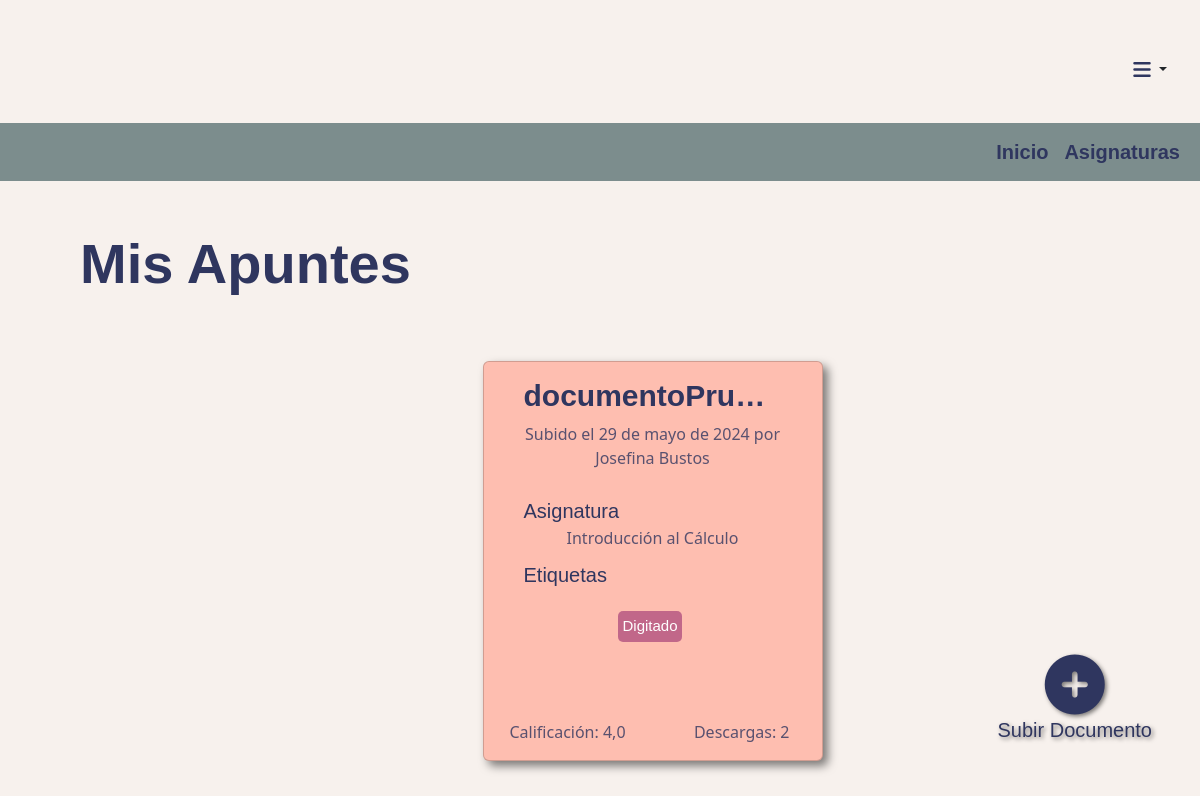
The page /misApuntes/ (signed in) on the database as committed earlier.
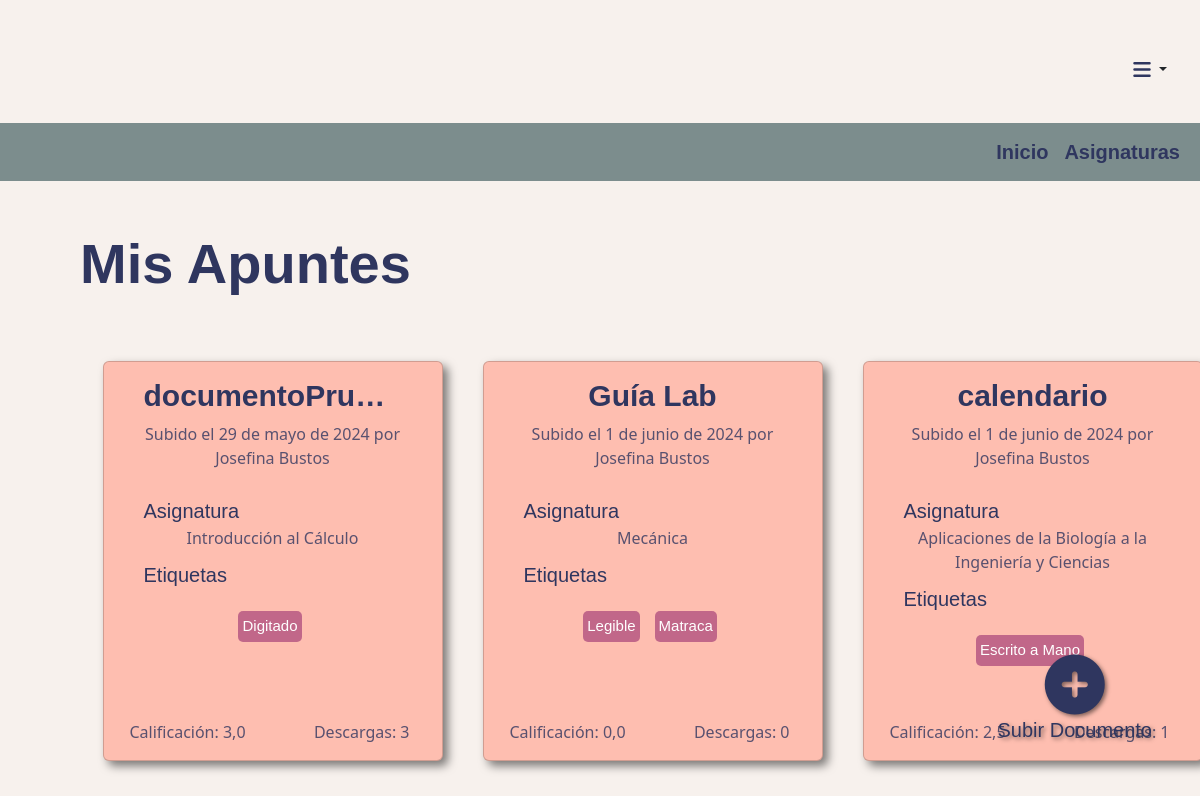
The same page on the database as committed later.
### catalog/models.py (models this page shows, shortened)
class Documentos(models.Model):
    id_documento = models.AutoField(primary_key=True)
    titulo = models.CharField(max_length=50)
    id_usuario = models.ForeignKey(
        Account, on_delete=models.SET_NULL, null=True)
    fecha_subida = models.DateField()
    id_tipo_material = models.ForeignKey(
        TiposMaterial, on_delete=models.SET_NULL, null=True)
    id_asignaturas = models.ForeignKey(
        Asignaturas, on_delete=models.SET_NULL, null=True)
    profesor = models.ForeignKey(
        Profesores, on_delete=models.SET_NULL, null=True)
    archivo = models.FileField(upload_to=change_file_name)
    calificacion = models.FloatField()
    num_calificaciones = models.IntegerField(default=0)
    cantidad_descargas = models.IntegerField()
    etiquetas = models.ManyToManyField(Etiquetas)
    calificaciones_usuarios = JSONField(default=dict)
    class Meta:
        verbose_name = 'Documento'
        verbose_name_plural = 'Documentos'

class Account(AbstractBaseUser):
    id_usuario = models.AutoField(primary_key=True)
    nombre = models.CharField(max_length=20)
    apellido = models.CharField(max_length=20)
    correo = models.EmailField(unique=True)
    fecha_nacimiento = models.DateField()
    fecha_ingreso = models.DateField()
    favoritos = models.ManyToManyField('Documentos', null=True, blank=True)
    is_admin = models.BooleanField(default=False)
    is_active = models.BooleanField(default=True)
    is_staff = models.BooleanField(default=False)
    is_superuser = models.BooleanField(default=False)
    objects = UserManager()
    USERNAME_FIELD = 'correo'
    REQUIRED_FIELDS = ['nombre', 'apellido',
                       'fecha_nacimiento', 'fecha_ingreso']
    class Meta:
        verbose_name = 'Usuario'
        verbose_name_plural = 'Usuarios'
    def __str__(self):
        return self.nombre + ' ' + self.apellido

class Asignaturas(models.Model):
    id_asignatura = models.AutoField(primary_key=True)
    nombre = models.CharField(max_length=100)
    codigo_curso = models.CharField(max_length=7)
    class Meta:
        verbose_name = 'Asignatura'
        verbose_name_plural = 'Asignaturas'
    def __str__(self):
        return self.nombre

class Etiquetas(models.Model):
    id_etiqueta = models.AutoField(primary_key=True)
    nombre = models.CharField(max_length=50)
    class Meta:
        verbose_name = 'Etiqueta'
        verbose_name_plural = 'Etiquetas'

### catalog/views.py (the view)
# urls.py: path('misApuntes/', views.misApuntes, name='misApuntes'),
def misApuntes(request):
    user = request.user
    documentos_user = Documentos.objects.filter(id_usuario=user)
    favoritos = user.favoritos.all()
    lista_documentos = list(divide_by_chunks(documentos_user, 3))
    return render(request, 'misApuntes.html', {'favoritos': favoritos, 'documentos': lista_documentos})

### catalog/views.py (called while the page is built)
def divide_by_chunks(lista, n):
    for i in range(0, len(lista), n):
        yield lista[i:i + n]

### templates/misApuntes.html (shortened to what this page needs)
{%extends "navbar.html"%}{% load static %} {% block content %}
<h2 class="barlow-extrabold" style="font-size: 56px; padding: 49px 0 49px 80px">
  Mis Apuntes
</h2>
{% if user.is_authenticated %} {% if documentos %}
<div class="container">
  {% for elementos in documentos %} {% if forloop.first %}
  <div class="row">
    {% for elemento in elementos %}
    <div class="col-3" style="float: none; margin: 0 auto">
      <a href="{% url 'Post' elemento.id_documento %}" class="btn">
        <div class="card">
          <div class="card-body">
            <h5 class="card-title barlow-semibold">{{elemento.titulo}}</h5>
            <p class="card-text">
              Subido el {{elemento.fecha_subida}} por {{elemento.id_usuario}}
            </p>
            <div>
              <div class="barlow-medium card-minititles">Asignatura</div>
              <div class="card-text">{{elemento.id_asignaturas}}</div>
            </div>
            <div>
              <p class="barlow-medium card-minititles">Etiquetas</p>
              <div class="card-tags">
                {% for etiqueta in elemento.etiquetas.all|slice:":4" %}
                <span class="tag-bg">{{ etiqueta.nombre }}</span>
                {% endfor %}
              </div>
            </div>
            <div class="card-text card-text-final">
              <div>Calificación: {{ elemento.calificacion }}</div>
              <div>Descargas: {{elemento.cantidad_descargas }}</div>
            </div>
          </div>
        </div>
      </a>
    </div>
    {% endfor %}
  </div>
  {% endif %} {% endfor %}
</div>
{% endif %} {% endif %}
<div
  class="fixed-bottom d-flex justify-content-end pb-5"
  style="margin-right: 35px"
>
  <a href="{% url 'upload' %}" class="btn upload-button">
    <i class="fa-solid fa-circle-plus fa-3x icon-shadow"></i>
    <div class="barlow-medium">Subir Documento</div>
  </a>
</div>
{% endblock %}

Rows that differ between the two databases and show on the page:
changed Documentos "29 de mayo de 2024": calificacion "4,0" → "3,0"; cantidad_descargas "2" → "3"
added Documentos: titulo "Guía Lab", fecha_subida "1 de junio de 2024", id_usuario "Josefina Bustos", id_asignaturas "Mecánica", calificacion "0,0", cantidad_descargas "0"
now on this page (row unchanged): Etiquetas: nombre "Legible", shown under "Guía Lab"
now on this page (row unchanged): Etiquetas: nombre "Matraca", shown under "Guía Lab"
added Documentos: titulo "calendario", fecha_subida "1 de junio de 2024", id_usuario "Josefina Bustos", id_asignaturas "Aplicaciones de la Biología a la Ingeniería y Ciencias", calificacion "2,5", cantidad_descargas "1"
now on this page (row unchanged): Etiquetas: nombre "Escrito a Mano", shown under "calendario"
